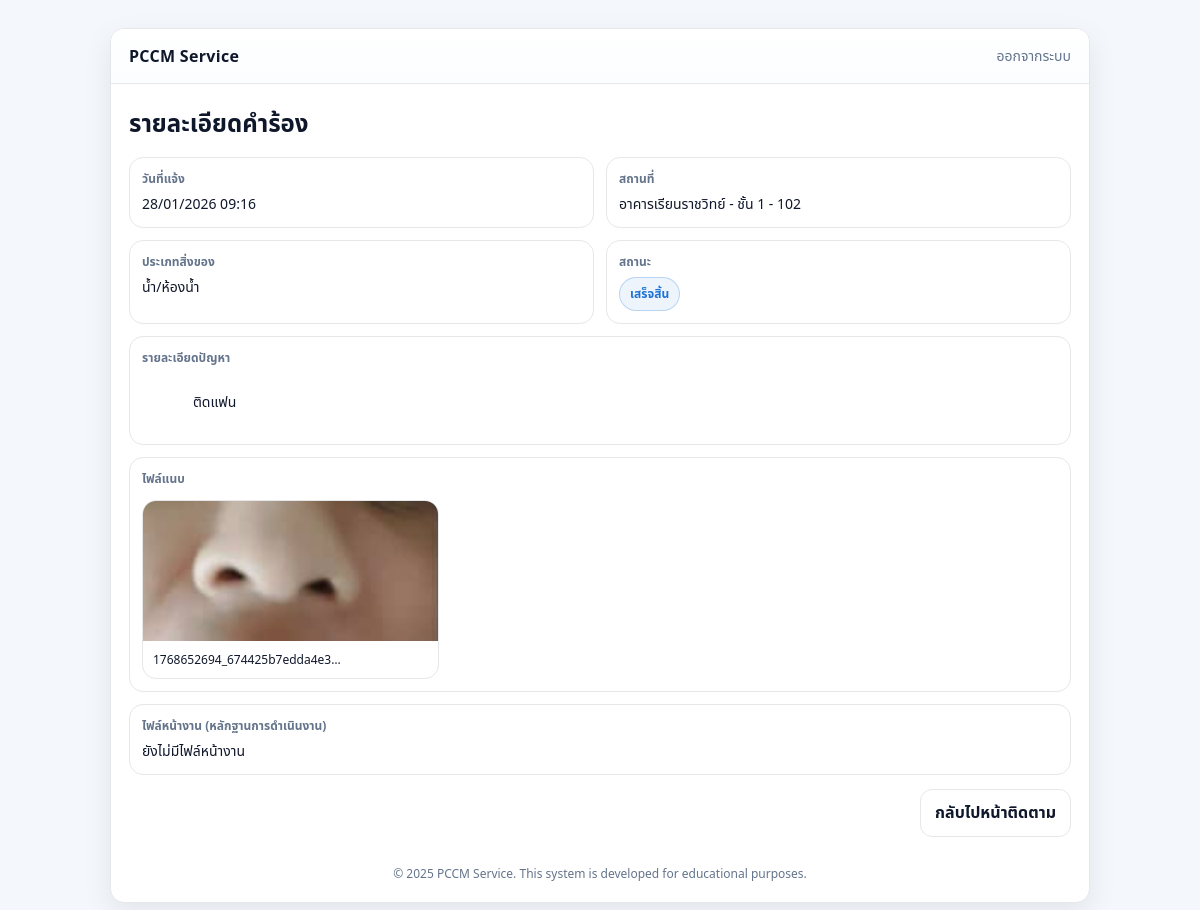
The app's page /user/complaint/5 (signed in) with its own data.
### tables this page shows
CREATE TABLE complaints (
    id INTEGER PRIMARY KEY AUTOINCREMENT,
    username TEXT,
    location TEXT,
    description TEXT,
    status TEXT,
    created_at REAL
, item_type TEXT, floor TEXT, room TEXT, attachments TEXT, building TEXT, work_attachments TEXT);

### code.py (the view)
@app.get("/user/complaint/{complaint_id}", response_class=HTMLResponse)
def user_complaint_detail(
    request: Request, complaint_id: int, authorization: str | None = Header(None)
):
    user = get_current_user(request, authorization)
    if user.get("role") != "student":
        return _redirect("/admin")
    conn = db()
    row = conn.execute(
        "SELECT * FROM complaints WHERE id = ? AND username = ?",
        (complaint_id, user["sub"]),
    ).fetchone()
    if not row:
        raise HTTPException(404, "Not found")
    c = dict(row)
    c["created_at_fmt"] = fmt_th_date(c.get("created_at"))
    try:
        c["attachments_list"] = json.loads(c.get("attachments") or "[]")
    except Exception:
        c["attachments_list"] = []
    try:
        c["work_attachments_list"] = json.loads(c.get("work_attachments") or "[]")
    except Exception:
        c["work_attachments_list"] = []
    resp = templates.TemplateResponse(
        "user_detail.html", {"request": request, "username": user["sub"], "c": c}
    )
    return _no_store(resp)

### templates/user_detail.html (shortened to what this page needs)
<!doctype html>
<html lang="th">
  <head>
    <link rel="stylesheet" href="/static/css/web.css" />
  </head>
  <body>
    <div class="app">
      <div class="card">
        <div class="topbar">
          <div class="brand">PCCM Service</div>
          <a class="link" href="/logout">ออกจากระบบ</a>
        </div>
        <div class="content">
          <h2 class="title">รายละเอียดคำร้อง</h2>
          <div class="detailGrid">
            <div class="detailBox">
              <div class="label">วันที่แจ้ง</div>
              <div class="value">{{ c.created_at_fmt }}</div>
            </div>
            <div class="detailBox">
              <div class="label">สถานที่</div>
              <div class="value">{{ c.location or "-" }}</div>
            </div>
            <div class="detailBox">
              <div class="label">ประเภทสิ่งของ</div>
              <div class="value">{{ c.item_type or "-" }}</div>
            </div>
            <div class="detailBox">
              <div class="label">สถานะ</div>
              <div class="badge">{{ c.status or "-" }}</div>
            </div>
          </div>
          <div class="detailBox" style="margin-top: 12px">
            <div class="label">รายละเอียดปัญหา</div>
            <div class="value" style="white-space: pre-wrap">
              {{ c.description or "-" }}
            </div>
          </div>
          <div class="detailBox" style="margin-top: 12px">
            <div class="label">ไฟล์แนบ</div>
            {% if c.attachments_list|length == 0 %}
            <div class="value">ไม่มีไฟล์แนบ</div>
            {% else %}
            <div class="previewGrid">
              {% for p in c.attachments_list %} {% if p.lower().endswith('.mp4')
              %}
              <div class="previewCard">
                <div class="previewMedia">
                  <video class="media" controls src="{{ p }}"></video>
                </div>
                <div class="previewMeta">
                  <div class="name">{{ p.split('/')[-1] }}</div>
                </div>
              </div>
              {% else %}
              <div class="previewCard">
                <div class="previewMedia">
                  <img class="media" src="{{ p }}" alt="attachment" />
                </div>
                <div class="previewMeta">
                  <div class="name">{{ p.split('/')[-1] }}</div>
                </div>
              </div>
              {% endif %} {% endfor %}
            </div>
            {% endif %}
          </div>
          <div class="detailBox" style="margin-top: 12px">
            <div class="label">ไฟล์หน้างาน (หลักฐานการดำเนินงาน)</div>
            {% if c.work_attachments_list|length == 0 %}
            <div class="value">ยังไม่มีไฟล์หน้างาน</div>
            {% endif %}
          </div>
          <div class="actions" style="margin-top: 14px">
            <a class="btn outline" href="/user/track">กลับไปหน้าติดตาม</a>
          </div>
          <div class="footer">
            © 2025 PCCM Service. This system is developed for educational
            purposes.
          </div>
        </div>
      </div>
    </div>
  </body>
</html>

### static/css/web.css (style rules this page uses)
:root { --primary: #1e73d8; --primary-dark: #155bb0; --bg: #f4f7fb; --card: #ffffff; --text: #0f172a; --muted: #64748b; --border: #e5e7eb; --shadow: 0 10px 30px rgba(2, 8, 23, 0.08); --radius: 14px; }
* { box-sizing: border-box; }
body { margin:0; font-family: system-ui, -apple-system, Segoe UI, Roboto, "Noto Sans Thai", sans-serif; background: var(--bg); color: var(--text); }
a { color: var(--primary); text-decoration: none; }
.app { min-height: 100vh; display:flex; align-items:flex-start; justify-content:center; padding: 28px 14px; }
.card { width: 100%; max-width: 920px; background: var(--card); border-radius: var(--radius); box-shadow: var(--shadow); overflow: hidden; border: 1px solid var(--border); }
.topbar { display:flex; justify-content:space-between; align-items:center; padding: 16px 18px; border-bottom: 1px solid var(--border); background: linear-gradient(180deg, #ffffff, #fbfdff); }
.brand { font-weight: 700; letter-spacing: 0.3px; }
.link { font-size: 14px; color: var(--muted); }
.content { padding: 18px; }
.title { margin: 4px 0 14px 0; font-size: 24px; }
.btn { display:inline-flex; align-items:center; justify-content:center; gap:8px; border-radius: 12px; padding: 11px 14px; font-weight: 700; border: 1px solid transparent; cursor:pointer; user-select:none; }
.btn.outline { background:#fff; border-color: var(--border); color: var(--text); }
.footer { margin-top: 18px; font-size: 12px; color: var(--muted); text-align:center; padding: 10px 0 2px 0; }
.previewGrid { display:grid; grid-template-columns: repeat(3, 1fr); gap: 12px; margin-top: 12px; }
.previewCard { position: relative; border: 1px solid var(--border); border-radius: 14px; overflow: hidden; background:#fff; }
.previewMedia { height: 140px; background:#f1f5f9; display:flex; align-items:center; justify-content:center; }
.media { width:100%; height:100%; object-fit: cover; }
.previewMeta { padding: 10px; display:flex; justify-content:space-between; gap: 10px; }
.previewMeta .name { font-size: 12px; color: var(--text); overflow:hidden; text-overflow: ellipsis; white-space: nowrap; max-width: 70%; }
.badge { display:inline-flex; padding: 7px 10px; border-radius: 999px; border: 1px solid rgba(30,115,216,.25); background: rgba(30,115,216,.08); color: var(--primary); font-weight: 800; font-size: 12px; width: fit-content; }
.actions { display:flex; justify-content:flex-end; margin-top: 10px; }
.detailGrid { display:grid; grid-template-columns: repeat(2, 1fr); gap: 12px; }
.detailBox { border: 1px solid var(--border); border-radius: 14px; padding: 12px; background:#fff; }
.detailBox .label { font-size: 12px; color: var(--muted); margin-bottom: 6px; font-weight: 800; }
.detailBox .value { font-size: 14px; }
@media (min-width: 768px) { .card { max-width: 920px; } }
@media (min-width: 1024px) { .card { max-width: 980px; } }

### records on screen
complaints: location "อาคารเรียนราชวิทย์ - ชั้น 1 - 102", item_type "น้ำ/ห้องน้ำ", status "เสร็จสิ้น", description "ติดแฟน"

### other values on screen
{{ c.created_at_fmt }} "28/01/2026 09:16"
{{ p.split('/')[-1] }} "1768652694_674425b7edda4e3…"
